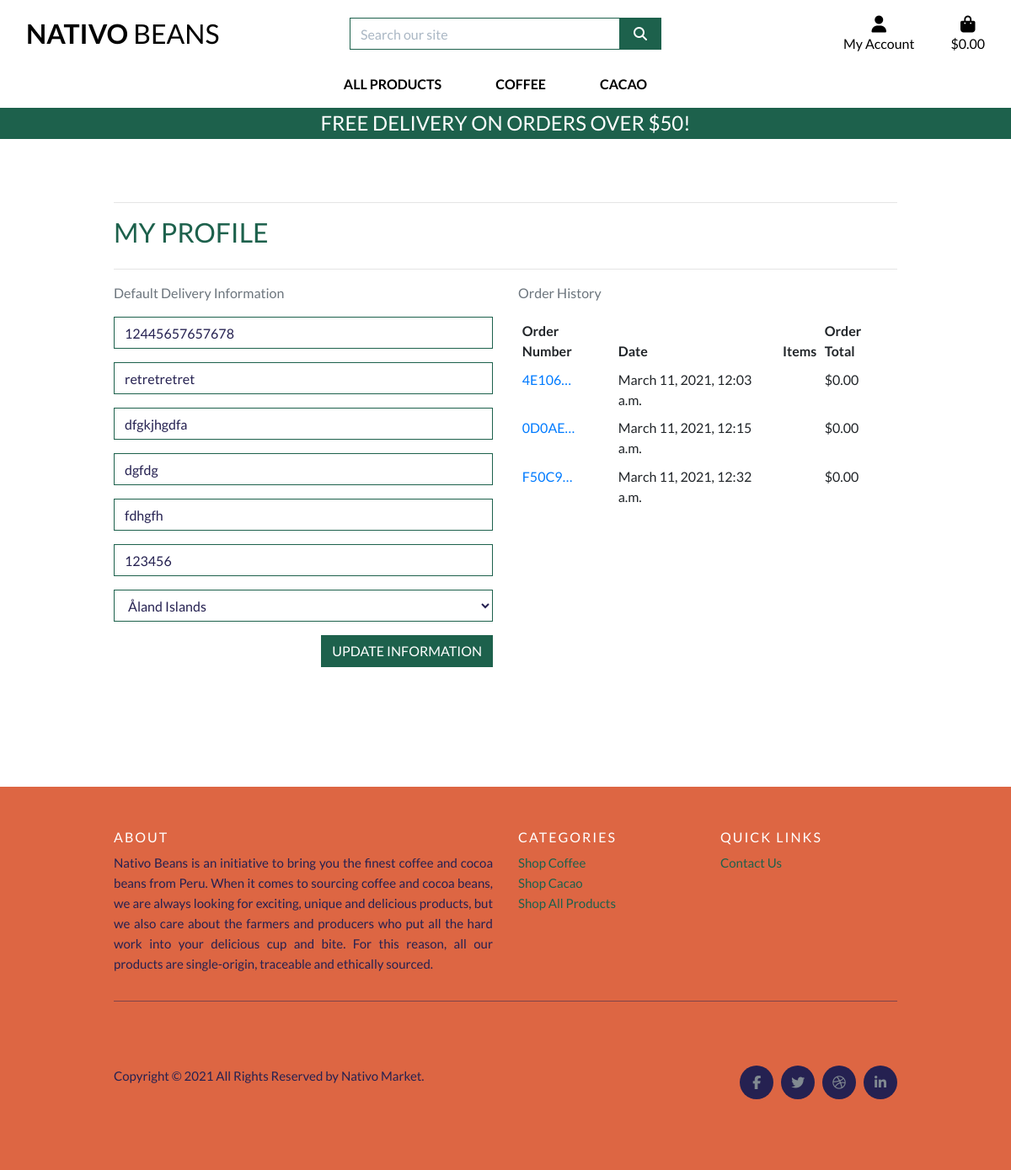
Screenshot of /profile/ (signed in) with the database file from the repository.
### profiles/models.py (models this page shows, shortened)
class UserProfile(models.Model):
    user = models.OneToOneField(User, on_delete=models.CASCADE)
    default_phone_number = models.CharField(max_length=20, null=True, blank=True)
    default_street_address1 = models.CharField(max_length=80, null=True, blank=True)
    default_street_address2 = models.CharField(max_length=80, null=True, blank=True)
    default_town_or_city = models.CharField(max_length=40, null=True, blank=True)
    default_county = models.CharField(max_length=80, null=True, blank=True)
    default_postcode = models.CharField(max_length=20, null=True, blank=True)
    default_country = CountryField(blank_label='Country', null=True, blank=True)

### checkout/models.py (models this page shows, shortened)
class Order(models.Model):
    order_number = models.CharField(max_length=32, null=False, editable=False)
    user_profile = models.ForeignKey(UserProfile, on_delete=models.SET_NULL,
                                     null=True, blank=True, related_name='orders')
    full_name = models.CharField(max_length=50, null=False, blank=False)
    email = models.EmailField(max_length=254, null=False, blank=False)
    phone_number = models.CharField(max_length=20, null=False, blank=False)
    country = CountryField(blank_label='Country *', null=False, blank=False)
    postcode = models.CharField(max_length=20, null=True, blank=True)
    town_or_city = models.CharField(max_length=40, null=False, blank=False)
    street_address1 = models.CharField(max_length=80, null=False, blank=False)
    street_address2 = models.CharField(max_length=80, null=True, blank=True)
    county = models.CharField(max_length=80, null=True, blank=True)
    date = models.DateTimeField(auto_now_add=True)
    delivery_cost = models.DecimalField(max_digits=6, decimal_places=2, null=False, default=0)
    order_total = models.DecimalField(max_digits=10, decimal_places=2, null=False, default=0)
    grand_total = models.DecimalField(max_digits=10, decimal_places=2, null=False, default=0)
    original_bag = models.TextField(null=False, blank=False, default='')
    stripe_pid = models.CharField(max_length=254, null=False, blank=False, default='')

### profiles/views.py (the view)
# urls.py: path('profile/', include('profiles.urls')),
def profile(request):
    profile = get_object_or_404(UserProfile, user=request.user)
    if request.method == 'POST':
        form = UserProfileForm(request.POST, instance=profile)
        if form.is_valid():
            form.save()
            messages.success(request, 'Profile updated successfully')
        else:
            messages.error(request, 'Update failed. Please ensure the form is valid.')
    else:
        form = UserProfileForm(instance=profile)
    orders = profile.orders.all()
    template = 'profiles/profile.html'
    context = {
        'form': form,
        'orders': orders,
        'on_profile_page': True
    }
    return render(request, template, context)

### profiles/forms.py
class UserProfileForm(forms.ModelForm):
    class Meta:
        model = UserProfile
        exclude = ('user',)
    def __init__(self, *args, **kwargs):
        super().__init__(*args, **kwargs)
        placeholders = {
            'default_phone_number': 'Phone Number',
            'default_postcode': 'Postal Code',
            'default_town_or_city': 'Town or City',
            'default_street_address1': 'Street Address 1',
            'default_street_address2': 'Street Address 2',
            'default_county': 'County, State or Locality',
        }
        self.fields['default_phone_number'].widget.attrs['autofocus'] = True
        for field in self.fields:
            if field != 'default_country':
                if self.fields[field].required:
                    placeholder = f'{placeholders[field]} *'
                else:
                    placeholder = placeholders[field]
                self.fields[field].widget.attrs['placeholder'] = placeholder
            self.fields[field].widget.attrs['class'] = 'border-black rounded-0 profile-form-input'
            self.fields[field].label = False

### bag/contexts.py (called while the page is built, shortened)
def bag_contents(request):
    bag_items = []
    total = 0
    product_count = 0
    bag = request.session.get('bag', {})
    if total < settings.FREE_DELIVERY_THRESHOLD:
        delivery = total * Decimal(settings.STANDARD_DELIVERY_PERCENTAGE / 100)
        free_delivery_delta = settings.FREE_DELIVERY_THRESHOLD - total
    else:
        delivery = 0
        free_delivery_delta = 0
    grand_total = delivery + total
    context = {
        'bag_items': bag_items,
        'total': total,
        'product_count': product_count,
        'delivery': delivery,
        'free_delivery_delta': free_delivery_delta,
        'free_delivery_threshold': settings.FREE_DELIVERY_THRESHOLD,
        'grand_total': grand_total,
    }
    return context

### profiles/templates/profiles/profile.html (shortened to what this page needs)
{% extends "base.html" %}
{% load static %}
{% block extra_css %}
    <link rel="stylesheet" href="{% static 'profiles/css/profile.css' %}">
{% endblock %}
{% block page_header %}
    <div class="container header-container">
    </div>
{% endblock %}
{% block content %}
    <div class="overlay"></div>
    <div class="container">
        <div class="row">
            <div class="col">
                <hr>
                <h2 class="logo-font mb-4">My Profile</h2>
                <hr>
            </div>
        </div>
        <div class="row">
            <div class="col-12 col-lg-6">
                <p class="text-muted">Default Delivery Information</p>
                <form class="mt-3" action="{% url 'profile' %}" method="POST" id="profile-update-form">
                    {{ form|crispy }}
                    <button class="btn btn-black rounded-0 text-uppercase float-right">Update Information</button>
                    <br>
                    <br>
                    <br>
                    <br>
                    <br>
                </form>
            </div>
            <div class="col-12 col-lg-6">
                <p class="text-muted">Order History</p>
                <div class="order-history table-responsive">
                    <table class="table table-sm table-borderless">
                        <thead>
                            <tr>
                                <th>Order Number</th>
                                <th>Date</th>
                                <th>Items</th>
                                <th>Order Total</th>
                            </tr>
                        </thead>
                        <tbody>
                            {% for order in orders %}
                                <tr>
                                    <td>
                                        <a href="{% url 'order_history' order.order_number %}"
                                        title="{{ order.order_number }}">
                                            {{ order.order_number|truncatechars:6 }}
                                        </a>
                                    </td>
                                    <td>{{ order.date }}</td>
                                    <td>
                                    </td>
                                    <td>${{ order.grand_total }}</td>
                                </tr>
                            {% endfor %}
                        </tbody>
                    </table>
                </div>
            </div>
        </div>
    </div>
{% endblock %}

### static/css/base.css (style rules this page uses)
html { height: 100%; }
body { background: url('/media/homepage_background_image.png') no-repeat center center fixed; background-size: cover; height: calc(100vh - 164px); color: #1d614c; font-family: 'Lato'; }
.logo-font { text-transform: uppercase; }
.btn-black { background: #1d614c; color: white; }
.border-black { border: 1px solid #1d614c !important; }
.overlay { height: 100%; width: 100%; top: 0; left: 0; position: fixed; background: white; z-index: -1; }
@media (min-width: 1200px) { .container { max-width: 80%; padding-bottom: 5%; } }
@media (min-width: 992px) { .header-container { padding-top: 164px; } }

### profiles/static/profiles/css/profile.css (style rules this page uses)
.order-history { max-height: 416px; overflow-y: auto; }
#profile-update-form .form-control { color: #252151; }
#profile-update-form input::placeholder { color: #aab7c4; }
#id_default_country, #id_default_country option:not(:first-child) { color: #252151; }

### rows the page displays
UserProfile: default_phone_number "12445657657678", default_street_address1 "retretretret", default_street_address2 "dfgkjhgdfa", default_town_or_city "dgfdg", default_county "fdhgfh", default_postcode "123456", default_country "Åland Islands"
Order: order_number "4E106…", date "March 11, 2021, 12:03 a.m.", grand_total "0.00"
Order: order_number "0D0AE…", date "March 11, 2021, 12:15 a.m.", grand_total "0.00"
Order: order_number "F50C9…", date "March 11, 2021, 12:32 a.m.", grand_total "0.00"

### other values shown
{{ free_delivery_threshold }} "50"
